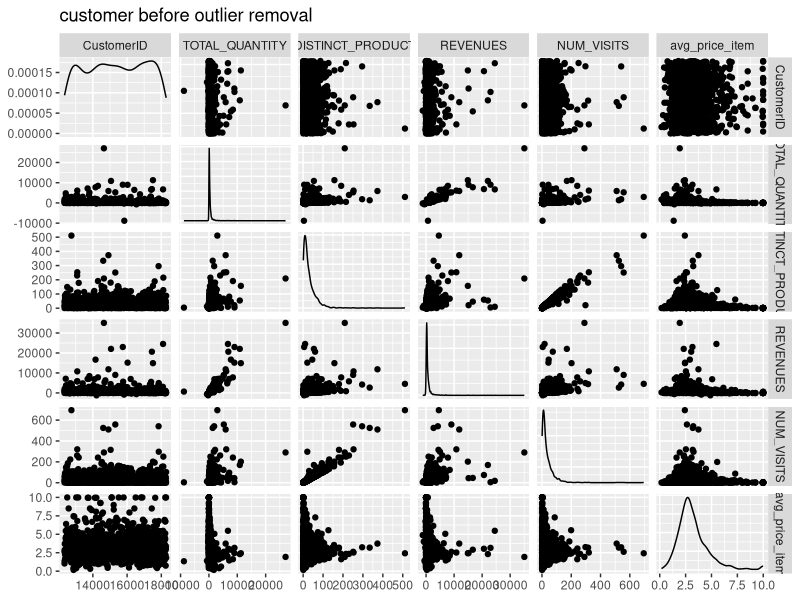
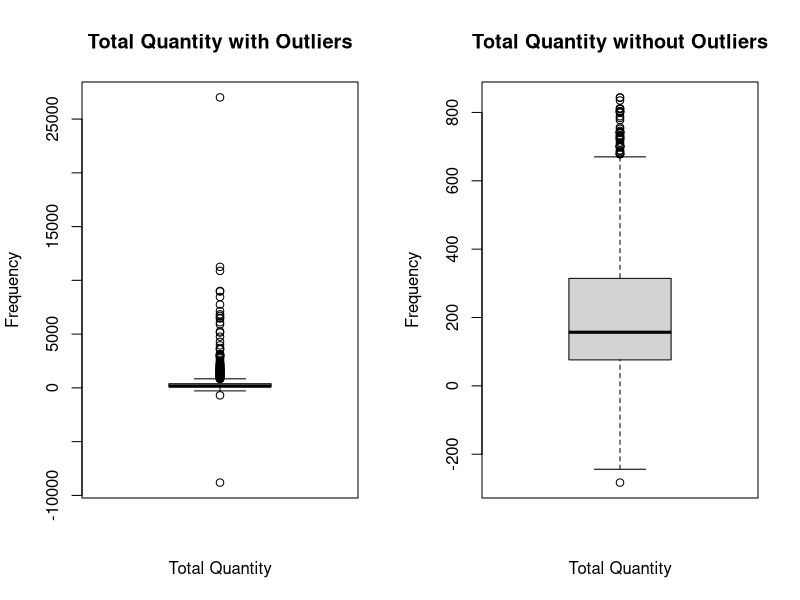
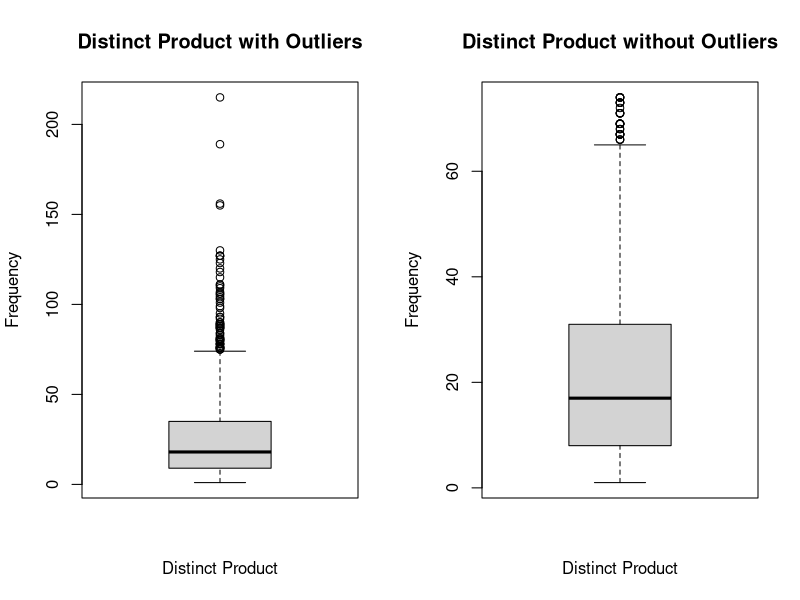
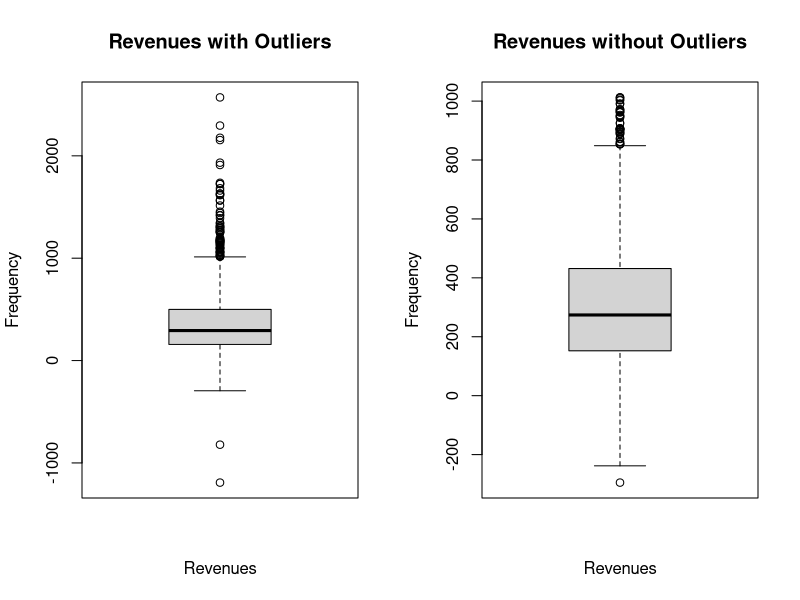
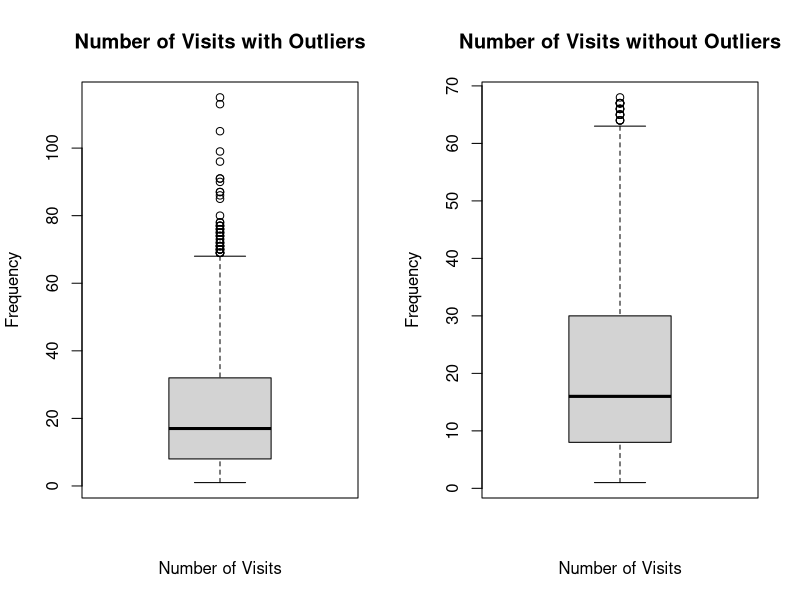
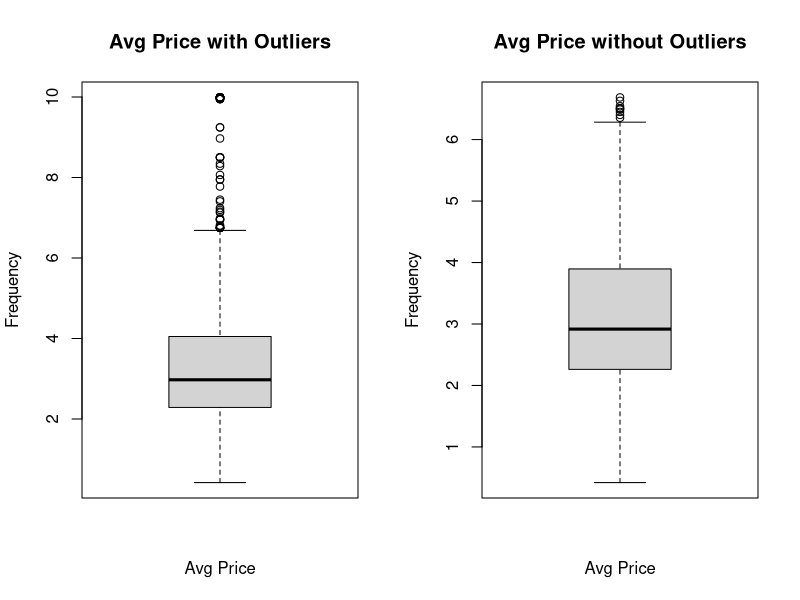
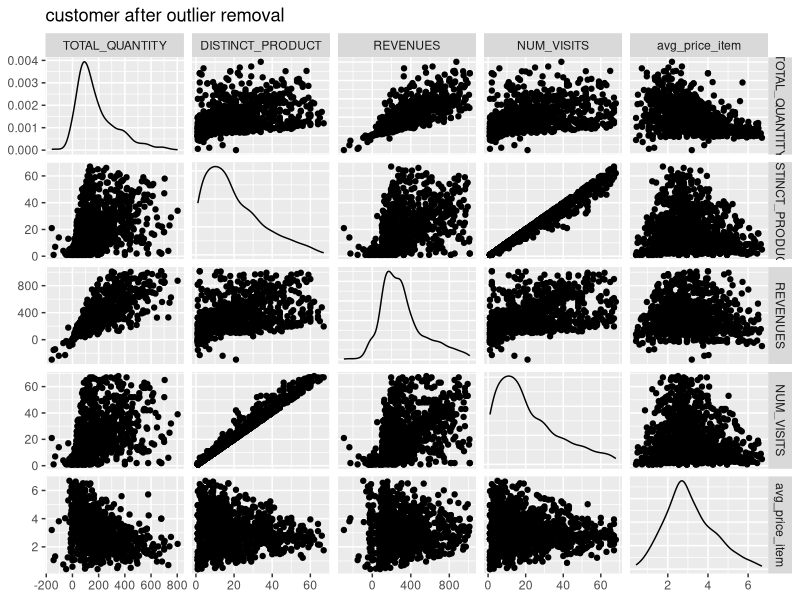
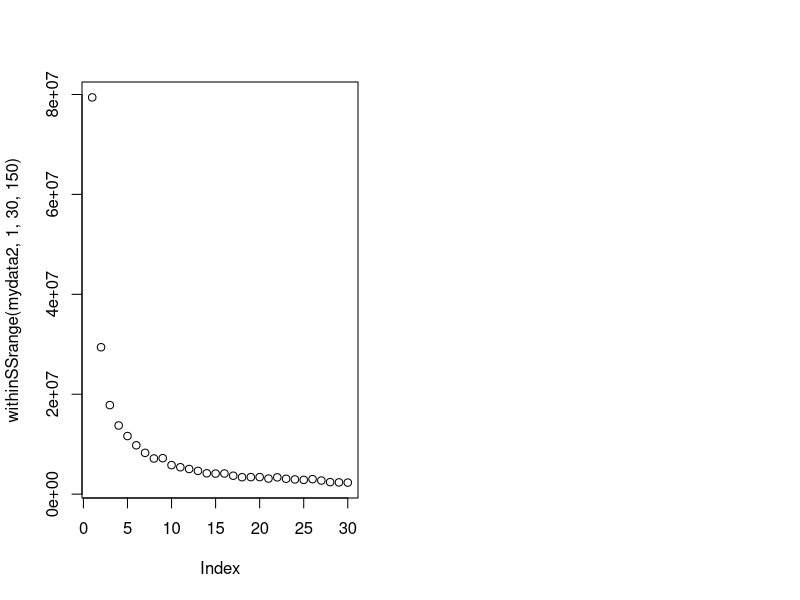

Recreate these plots in R, in order.
library(stats)
library(dplyr)
library(ggplot2)
library(ggfortify)
library(GGally)
mydata <- read.csv(file = './customer.csv')

#remove Customer ID from dataframe
mydata2 <- mydata[mydata$CustomerID != '', ]
#mydata$InvoiceDateTime <- strftime(mydata$InvoiceDateTime, format="%H:%M")
#outlier
ggpairs(mydata2, upper = list(continuous = ggally_points),lower = list(continuous = "points"), title = "customer before outlier removal")

par(mfrow=c(1,2))
boxplot(mydata$TOTAL_QUANTITY, plot=TRUE, main="Total Quantity with Outliers", xlab="Total Quantity", ylab="Frequency")
outliers <- boxplot(mydata$TOTAL_QUANTITY, plot=FALSE)$out
mydata=mydata[-which(mydata$TOTAL_QUANTITY %in% outliers),]
boxplot(mydata$TOTAL_QUANTITY, plot=TRUE, main="Total Quantity without Outliers", xlab="Total Quantity", ylab="Frequency")

par(mfrow=c(1,2))
boxplot(mydata$DISTINCT_PRODUCT, plot=TRUE,main="Distinct Product with Outliers", xlab="Distinct Product", ylab="Frequency")
outliers <- boxplot(mydata$DISTINCT_PRODUCT, plot=FALSE)$out
mydata=mydata[-which(mydata$DISTINCT_PRODUCT %in% outliers),]
boxplot(mydata$DISTINCT_PRODUCT, plot=TRUE, main="Distinct Product without Outliers", xlab="Distinct Product", ylab="Frequency")

par(mfrow=c(1,2))
boxplot(mydata$REVENUES, plot=TRUE, main="Revenues with Outliers", xlab="Revenues", ylab="Frequency")
outliers <- boxplot(mydata$REVENUES, plot=FALSE)$out
mydata=mydata[-which(mydata$REVENUES %in% outliers),]
boxplot(mydata$REVENUES, plot=TRUE, main="Revenues without Outliers", xlab="Revenues", ylab="Frequency")

par(mfrow=c(1,2))
boxplot(mydata$NUM_VISITS, plot=TRUE,main="Number of Visits with Outliers", xlab="Number of Visits", ylab="Frequency")
outliers <- boxplot(mydata$NUM_VISITS, plot=FALSE)$out
mydata=mydata[-which(mydata$NUM_VISITS %in% outliers),]
boxplot(mydata$NUM_VISITS, plot=TRUE, main="Number of Visits without Outliers", xlab="Number of Visits", ylab="Frequency")

par(mfrow=c(1,2))
boxplot(mydata$avg_price_item, plot=TRUE,main="Avg Price with Outliers", xlab="Avg Price", ylab="Frequency")
outliers <- boxplot(mydata$avg_price_item, plot=FALSE)$out
mydata=mydata[-which(mydata$avg_price_item %in% outliers),]
boxplot(mydata$avg_price_item, plot=TRUE, main="Avg Price without Outliers", xlab="Avg Price", ylab="Frequency")

#ignore cutomer ID
mydata2 <- mydata[2:(length(mydata)) ]
ggpairs(mydata2, upper = list(continuous = ggally_points),lower = list(continuous = "points"), title = "customer after outlier removal")

#mydata.scale = scale(mydata2)

withinSSrange <- function(data,low,high,maxIter)
{
  withinss = array(0, dim=c(high-low+1));
  for(i in low:high)
  {
    withinss[i-low+1] <- kmeans(data, i, maxIter)$tot.withinss
  }
  withinss
}        

plot(withinSSrange(mydata2,1,30,150)) 

km=kmeans((mydata2),5,150)
autoplot(km,(mydata), frame=TRUE)
km$centers

clusteredval=cbind(mydata,km$cluster)
plot(clusteredval[,1:5],col=km$cluster)
write.csv(clusteredval, file = './customer2.csv',col.names = FALSE)

count(subset(clusteredval, km$cluster==1))
count(subset(clusteredval, km$cluster==2))
count(subset(clusteredval, km$cluster==3))
count(subset(clusteredval, km$cluster==4))
count(subset(clusteredval, km$cluster==5))
